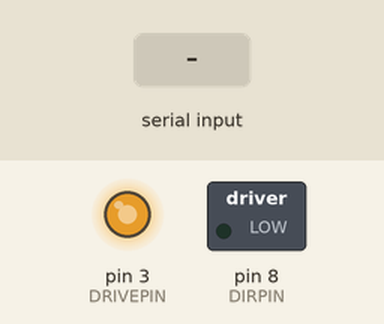
A sketch run on a simulated Arduino Uno, built with avr-gcc and run on an emulated ATmega328P. On the bench: switched loads named in the sketch (green lamp = pin HIGH), output pins drawn as LEDs (lit = HIGH). Inputs (shaded band) come from the test bench. What the sketch prints to the serial monitor is not drawn.

Above: at 12.7 s.
12.8 s: "s90\n" received over Serial
At 14.0 s:
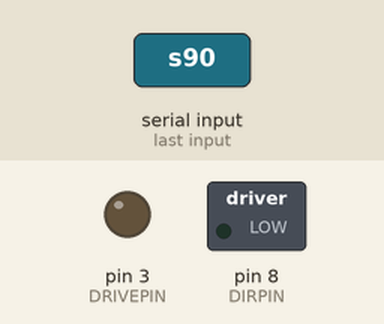
14.3 s: "h90\n" received over Serial
At 15.4 s:
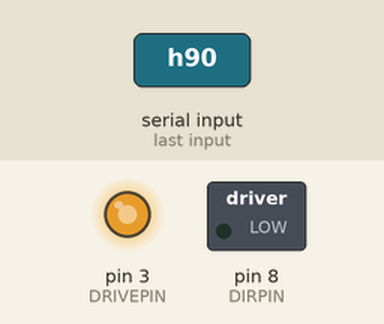
Timing chart, 0 to 17.3 s (numbered marks = the images above; inputs shaded):
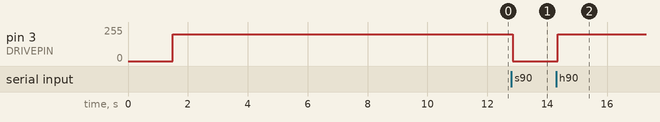

The sketch:

dx_and_lg_actuator_drive.ino
```cpp
#define AX_START                    255
#define AX_ID                       3
#define AX_ID_LENGTH                4
#define AX_TORQUE_LENGTH            4
#define AX_WRITE_DATA               3
#define AX_TORQUE_ENABLE            24
#define AX_LED_LENGTH               4
#define AX_LED                      25
#define TX_DELAY_TIME               800 //400
#define AX_GOAL_LENGTH              5
#define AX_GOAL_POSITION_L          30
#define AX_BD_LENGTH                4
#define AX_BAUD_RATE                4

#define sendData(args)  (Serial.write(args))    // Write Over Serial
#define delayus(args) (delayMicroseconds(args))  // Delay Microseconds

// large actuator pins **********
#define DIRPIN    8
#define DRIVEPIN  3           // pwm drive
#define CSPIN     14          //current sense pin
#define ENCPIN    2           // opto encoder output

unsigned char Checksum;

// Large actuator vars *******************
int pos = 0;       // where we are in travel
bool lastEncState;
bool currDir = 1;                 // holds current direction
int targetPos =0;               //where we want to go
bool nowMoving = false;


char inString[32];          // Serial command buffer
bool serialEcho = false;

void setup() {
  // dx serial and regular serial setup *****************
  Serial.begin(1000000);  // 115200 Dynamixel.begin(1000000,2);  // Inicialize the servo at 1Mbps
  //while (!Serial1) ;
  delay(1000);
  dxSetBD(2,115200);  //lower the baud rate on the motor
  dxSetBD(1,115200);
  Serial.end();
  Serial.begin(115200);
  delay(500);
  Serial.begin(115200);  //reconnect to serial
  while (!Serial) ;
  //Serial.println("Setup done  ");


  // large actuator setup ***********************
  pinMode(DIRPIN, OUTPUT); pinMode(DRIVEPIN, OUTPUT);
  pinMode(ENCPIN, INPUT_PULLUP);
  goHome();
}

void loop() {
  serialCheck();
  chkTarget();

  encChk();
}

// dx servo motor functions ********************************
void dxSetBD(int ID, long baud){

  unsigned char Baud_Rate = (2000000/baud) - 1;
  Checksum = (~(ID + AX_BD_LENGTH + AX_WRITE_DATA + AX_BAUD_RATE + Baud_Rate))&0xFF;

   sendData(AX_START);              // Send Instructions over Serial
   sendData(AX_START);
   sendData(ID);
   sendData(AX_BD_LENGTH);
   sendData(AX_WRITE_DATA);
   sendData(AX_BAUD_RATE);
   sendData(Baud_Rate);
   sendData(Checksum);
   delayus(TX_DELAY_TIME);
}

void dxMove(int ID, int Position){
  char Position_H,Position_L;
  Position_H = Position >> 8;           // 16 bits - 2 x 8 bits variables
  Position_L = Position;
  Checksum = (~(ID + AX_GOAL_LENGTH + AX_WRITE_DATA + AX_GOAL_POSITION_L + Position_L + Position_H))&0xFF;

    sendData(AX_START);                 // Send Instructions over Serial
    sendData(AX_START);
    sendData(ID);
    sendData(AX_GOAL_LENGTH);
    sendData(AX_WRITE_DATA);
    sendData(AX_GOAL_POSITION_L);
    sendData(Position_L);
    sendData(Position_H);
    sendData(Checksum);
  delayus(TX_DELAY_TIME);

}

// large actuator motor functions ***************************************************
// encoder function
void encChk(){
  if(nowMoving){
      bool now_p = digitalRead(ENCPIN);  //bool now_p = bitRead(PIND,2);
      if(now_p == 0 && lastEncState == 1){
          if(currDir == 0){pos--;lastEncState = 0;} else{pos++; lastEncState = 0;}
      }
      else if(now_p == 1 && lastEncState == 0){lastEncState = 1;}
  }
}

void goHome(){
  moveMotor(0,200);
  delay(10000);
  pos =0;
  printPos();

}
void moveMotor(bool dir,int mSpeed){       //dir 1= out, 0 = in, speed 0-254
  currDir = dir;
  digitalWrite(DIRPIN,dir); // set pin 8 //digitalWrite(DIRPIN,dir);
  analogWrite(DRIVEPIN, mSpeed);
}
void moveMotorTo(int targPos, int mSpeed){
  if(targPos == pos){return;}
  else if(targPos > pos){nowMoving = true; targetPos = targPos; moveMotor(1, mSpeed);}
  else if(targPos < pos){nowMoving = true; targetPos = targPos; moveMotor(0, mSpeed);}
}
void chkTarget(){                       // check to see if at target then stop
  if(nowMoving == true){
    if(pos == targetPos){ haltMotor(); nowMoving = false;}
    //else{adjustSpeed();}
  }
}
int calc_speed(int val){
  int diff=0;
  if(val == pos){return -1;}
  else if(val > pos){diff = val-pos;}
  else{diff = pos-val;}
  if(diff < 10){return -1;}
  else if(diff > 100){return 240;}
  else { return map(diff,10,100,40,239);}
}

int disToGo(){                      // calculate how far to target and adjust speed
  return targetPos - pos;
}

void haltMotor(){
  digitalWrite(DRIVEPIN, 0);   // set pin 3 low //digitalWrite(DRIVEPIN, 0);
}
void printPos(){
  Serial.println(pos);
}
// our regular serial functions *****************************
bool serialCheck() {
  int i=0;
  if (Serial.available()) {
    delay(50);
    while(Serial.available()) {
      inString[i++] = Serial.read();
    }
    inString[i++]='\0';
    if (serialEcho) {
      Serial.println(inString);
    }
    commandParser(inString);
    return true;
  }
  return false;
}

void commandParser(char * command){
  int i =0;
  if(command[i] == 'h'){goHome();} // home command
  else if(command[i] == 'q'){printPos();}
  else if(command[i] == 's'){haltMotor();}
  else if(command[i] == 'g'){
    char one_str[11]={}; int x =0; long one_l = 0;
    char two_str[11]={}; int y =0; long two_l =0;
    char three_str[11]={};  int z =0; long three_l =0;
    while(command[i] != '/' && i<32) {
      i++;
      one_str[x] = command[i];
      x++;
    }
    one_str[x+1] = '\0';
    one_l = atol(one_str);

    i++;  // skip the forward slash

    while(command[i] != '/' && i<32) {
      two_str[y] = command[i];
      i++;
      y++;
    }
    two_str[y+1] = '\0';
    two_l = atol(two_str);

    i++;  // skip the forward slash

    while(command[i] != '/' && i<32) {
      three_str[z] = command[i];
      i++;
      z++;
    }
    three_str[z+1] = '\0';
    three_l = atol(three_str);

   int xMove = map(int(one_l),640,0,400,600);
    int zMove = map(int(two_l),640,2400,0,300);
    int yMove = map(int(three_l),0,480,600,400);

   // dxMove(1,xMove);
   // dxMove(2,yMove);
   int getNewSpeed = calc_speed(zMove);
   if(getNewSpeed > 0){moveMotorTo(zMove,getNewSpeed);}
   /*
   if(zMove < (pos - 100) || zMove > (100 + pos)){moveMotorTo(zMove,240); }
   else if (zMove < (pos - 50) || zMove > (50 + pos)){moveMotorTo(zMove,140); }
   else if (zMove < (pos - 20) || zMove > (20 + pos)){moveMotorTo(zMove,80); }
   else if (zMove < (pos - 10) || zMove > (10 + pos)){moveMotorTo(zMove,40); }
   */
    //Serial.print(1);
  }
} // end commandParser()
```

Measured:
- after the input at 12.8 s, pin 3 (DRIVEPIN): 200/255 → 0/255 after 0.05 s
- after the input at 14.3 s, pin 3 (DRIVEPIN): 0/255 → 200/255 after 0.05 s
